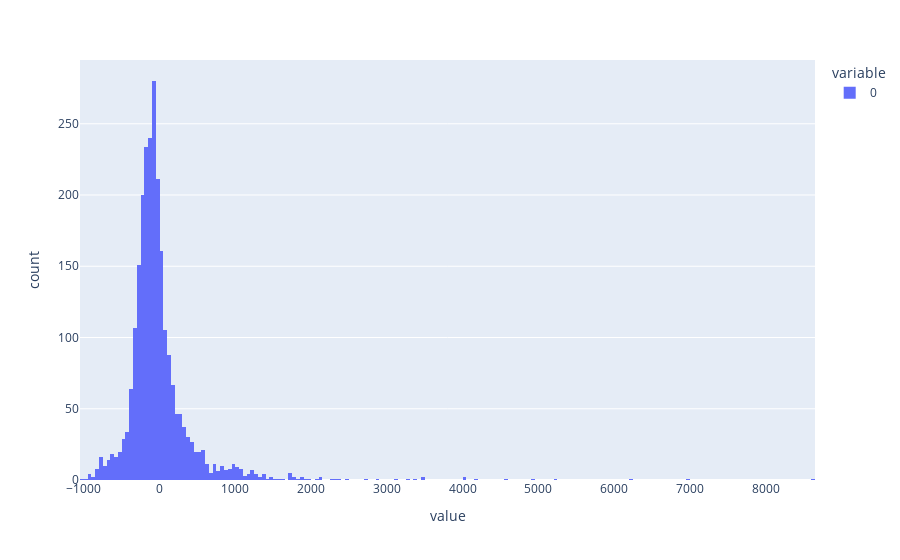

Notebook code for this chart:
### Code cell
px.histogram(m01.resid, nbins = 100)

### Figure 1 — Plotly figure (JSON) as saved in the notebook; plotly's stock layout.template omitted (floating-point values rounded to 4 significant figures; data arrays with more than 128 entries replaced by an {"elided": "..."} marker saying what was removed)
{"data": [{"alignmentgroup": "True", "bingroup": "x", "hovertemplate": "variable=0<br>value=%{x}<br>count=%{y}<extra></extra>", "legendgroup": "0", "marker": {"color": "#636efa", "pattern": {"shape": ""}}, "name": "0", "offsetgroup": "0", "orientation": "v", "showlegend": true, "type": "histogram", "x": {"elided": "2479 float values"}, "xaxis": "x", "yaxis": "y"}], "layout": {"barmode": "relative", "legend": {"title": {"text": "variable"}, "tracegroupgap": 0}, "margin": {"t": 60}, "xaxis": {"anchor": "y", "domain": [0, 1], "title": {"text": "value"}}, "yaxis": {"anchor": "x", "domain": [0, 1], "title": {"text": "count"}}}}
